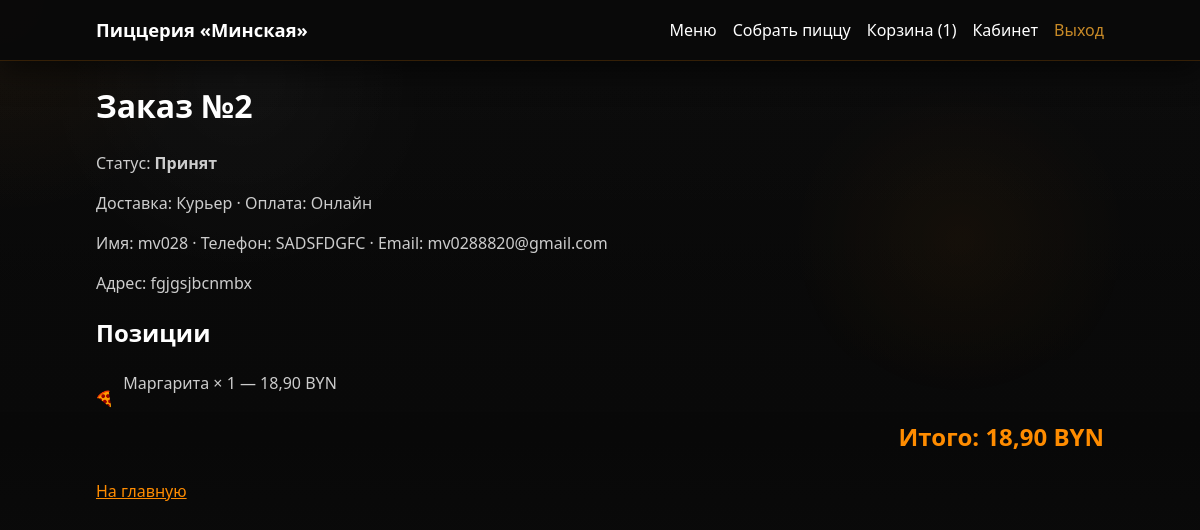
Page /orders/2/ (signed in) on the committed database.
### shop/models.py (models this page shows, shortened)
class Order(models.Model):
    class Status(models.TextChoices):
        ACCEPTED = "accepted", "Принят"
        COOKING = "cooking", "Готовится"
        DELIVERING = "delivering", "В доставке"
        DELIVERED = "delivered", "Доставлен"
        CANCELLED = "cancelled", "Отменён"
    class DeliveryType(models.TextChoices):
        COURIER = "courier", "Курьер"
        PICKUP = "pickup", "Самовывоз"
    class PaymentType(models.TextChoices):
        ONLINE = "online", "Онлайн"
        CASH = "cash", "Наличными"
        CARD = "card", "Картой при получении"
    user = models.ForeignKey(
        settings.AUTH_USER_MODEL, on_delete=models.SET_NULL, null=True, blank=True, related_name="orders"
    )
    status = models.CharField(
        "Статус заказа", max_length=20, choices=Status.choices, default=Status.ACCEPTED
    )
    delivery_type = models.CharField("Доставка", max_length=16, choices=DeliveryType.choices)
    payment_type = models.CharField("Оплата", max_length=16, choices=PaymentType.choices)
    customer_name = models.CharField("Имя", max_length=120)
    phone = models.CharField("Телефон", max_length=20)
    email = models.EmailField("Email", blank=True)
    address = models.CharField("Адрес", max_length=255, blank=True)
    comment = models.TextField("Комментарий", blank=True)
    total = models.DecimalField("Сумма (BYN)", max_digits=10, decimal_places=2)
    estimated_delivery_at = models.DateTimeField("Ориентировочное время доставки", null=True, blank=True)
    created_at = models.DateTimeField(auto_now_add=True)
    updated_at = models.DateTimeField(auto_now=True)
    class Meta:
        verbose_name = "Заказ"
        verbose_name_plural = "Заказы"
        ordering = ["-created_at"]

class OrderItem(models.Model):
    order = models.ForeignKey(Order, on_delete=models.CASCADE, related_name="items")
    product = models.ForeignKey(Product, on_delete=models.SET_NULL, null=True, blank=True)
    custom_pizza = models.OneToOneField(
        CustomPizza, on_delete=models.SET_NULL, null=True, blank=True, related_name="order_item"
    )
    title = models.CharField("Название позиции", max_length=200)
    quantity = models.PositiveIntegerField(default=1)
    unit_price = models.DecimalField(max_digits=10, decimal_places=2)
    line_total = models.DecimalField(max_digits=10, decimal_places=2)
    class Meta:
        verbose_name = "Позиция заказа"
        verbose_name_plural = "Позиции заказов"

### shop/views.py (the view)
# urls.py: path("orders/<int:pk>/", views.order_detail, name="order_detail"),
def order_detail(request, pk):
    order = get_object_or_404(Order, pk=pk)
    allowed = False
    if request.user.is_authenticated:
        allowed = order.user_id == request.user.id or request.user.is_staff
    elif request.session.get("last_order_id") == order.pk:
        allowed = True
    if not allowed:
        raise Http404()
    return render(request, "shop/order_detail.html", {"order": order})

### shop/context_processors.py (called while the page is built)
def cart_summary(request):
    cart = get_cart(request)
    return {"cart_count": cart.items_count(), "cart_total": cart.total()}

### shop/models.py (called while the page is built)
    def total(self) -> Decimal:
        agg = self.items.aggregate(s=Sum("line_total"))
        return agg["s"] or Decimal("0")

    def items_count(self) -> int:
        return self.items.aggregate(s=Sum("quantity"))["s"] or 0

### shop/utils.py (called while the page is built)
def get_cart(request):
    if request.user.is_authenticated:
        cart, _ = Cart.objects.get_or_create(user=request.user, defaults={"session_key": ""})
        return cart
    key = _session_key(request)
    cart, _ = Cart.objects.get_or_create(user=None, session_key=key, defaults={})
    return cart

### templates/shop/order_detail.html (shortened to what this page needs)
{% extends "base.html" %}
{% block content %}
<h1>Заказ №{{ order.id }}</h1>
<p>Статус: <strong>{{ order.get_status_display }}</strong></p>
<p>Доставка: {{ order.get_delivery_type_display }} · Оплата: {{ order.get_payment_type_display }}</p>
<p>Имя: {{ order.customer_name }} · Телефон: {{ order.phone }}{% if order.email %} · Email: {{ order.email }}{% endif %}</p>
{% if order.address %}<p>Адрес: {{ order.address }}</p>{% endif %}
<h2>Позиции</h2>
<ul class="pizza-bullets">
  {% for line in order.items.all %}
    <li>
      {{ line.title }} × {{ line.quantity }} — {{ line.line_total|floatformat:2 }} BYN
    </li>
  {% endfor %}
</ul>
<p class="total-line">Итого: <strong>{{ order.total|floatformat:2 }} BYN</strong></p>
<p><a href="{% url 'shop:home' %}">На главную</a></p>
{% endblock %}

### shop/static/shop/css/main.css (style rules this page uses)
:root { --olive: #7a8f4a; --green-dark: #2c4034; --beige: #f0e8dc; --burgundy: #5a2630; --cream: #faf7f2; --gray-slice: #c4c4c4; --text: #2a2520; }
* { box-sizing: border-box; }
body { margin: 0; font-family: "Segoe UI", Tahoma, Arial, sans-serif; background: var(--cream); color: var(--text); line-height: 1.5; background-image: url('./img/bg_listwa.png'); background-size: cover; background-repeat: no-repeat; background-attachment: fixed; background-position: center; }
a { color: var(--burgundy); }
.total-line { font-size: 1.1rem; }
.pizza-bullets { list-style: none; padding-left: 0; }
.pizza-bullets li { position: relative; padding-left: 1.7rem; margin-bottom: 0.4rem; display: flex; width: 80%; justify-content: space-between; align-items: center; }
.pizza-bullets li::before { content: ""; position: absolute; left: 0; top: 1.15rem; width: 18px; height: 18px; background-image: url("./img/pizza-bullet.png"); background-repeat: no-repeat; background-size: 18px 18px; }
:root { --bg-page: #0A0A0A; --bg-surface: #1A1A1A; --bg-surface-2: #222222; --text-main: #FFFFFF; --text-muted: #CCCCCC; --accent: #FF8C00; --accent-dark: #CC5500; --success: #2E7D32; --success-strong: #388E3C; --neutral: #444444; --border-glow: rgba(255, 140, 0, 0.35); }
body { background: radial-gradient(circle at top left, rgba(255, 140, 0, 0.06), transparent 15%), linear-gradient(180deg, #0A0A0A 0%, #090909 55%, #0F0F0F 100%); color: var(--text-main); min-height: 100vh; background-attachment: fixed; }
body::before { content: ""; position: fixed; inset: 0; pointer-events: none; background-image: radial-gradient(circle at 20% 10%, rgba(255, 255, 255, 0.04), transparent 16%), radial-gradient(circle at 80% 30%, rgba(255, 140, 0, 0.06), transparent 15%), linear-gradient(180deg, rgba(255,255,255,0.02), transparent 50%, rgba(0,0,0,0.2)); opacity: 0.75; z-index: -1; }
a { color: var(--accent); }
h1, h2, h3, h4, h5 { color: var(--text-main); }
p, label, select, input, textarea, th, td, li { color: var(--text-muted); }
.total-line { font-size: 1.5rem; color: var(--accent); font-weight: 800; text-align: right; }

### rows in the picture
Order: id "2", status "Принят", delivery_type "Курьер", payment_type "Онлайн", customer_name "mv028", phone "SADSFDGFC", email "mv0288820@gmail.com", address "fgjgsjbcnmbx", total "18,90"
OrderItem: title "Маргарита", quantity "1", line_total "18,90"

### other values in the picture
{{ cart_count }} "1"
